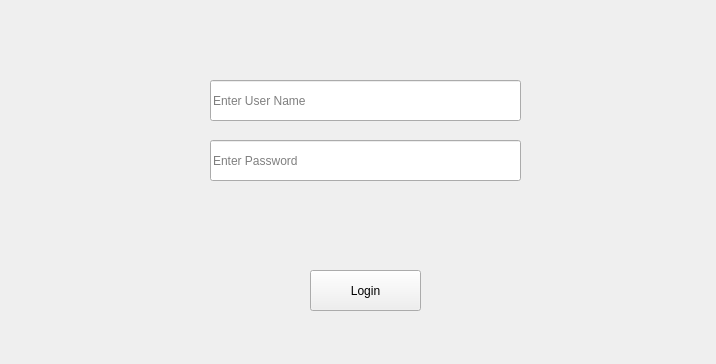
<?xml version="1.0" encoding="UTF-8"?>
<ui version="4.0">
 <class>Form</class>
 <widget class="QWidget" name="Form">
  <property name="geometry">
   <rect>
    <x>0</x>
    <y>0</y>
    <width>716</width>
    <height>364</height>
   </rect>
  </property>
  <property name="font">
   <font>
    <family>Segoe UI</family>
   </font>
  </property>
  <property name="windowTitle">
   <string>Form</string>
  </property>
  <widget class="QPushButton" name="pushButton">
   <property name="geometry">
    <rect>
     <x>310</x>
     <y>270</y>
     <width>111</width>
     <height>41</height>
    </rect>
   </property>
   <property name="text">
    <string>Login</string>
   </property>
  </widget>
  <widget class="QLineEdit" name="lineEdit">
   <property name="geometry">
    <rect>
     <x>210</x>
     <y>80</y>
     <width>311</width>
     <height>41</height>
    </rect>
   </property>
   <property name="text">
    <string/>
   </property>
   <property name="echoMode">
    <enum>QLineEdit::Normal</enum>
   </property>
   <property name="placeholderText">
    <string>Enter User Name</string>
   </property>
  </widget>
  <widget class="QLineEdit" name="lineEdit_2">
   <property name="geometry">
    <rect>
     <x>210</x>
     <y>140</y>
     <width>311</width>
     <height>41</height>
    </rect>
   </property>
   <property name="text">
    <string/>
   </property>
   <property name="echoMode">
    <enum>QLineEdit::Password</enum>
   </property>
   <property name="placeholderText">
    <string>Enter Password</string>
   </property>
  </widget>
  <widget class="QLabel" name="label">
   <property name="enabled">
    <bool>true</bool>
   </property>
   <property name="geometry">
    <rect>
     <x>240</x>
     <y>210</y>
     <width>251</width>
     <height>31</height>
    </rect>
   </property>
   <property name="text">
    <string/>
   </property>
  </widget>
 </widget>
 <resources/>
 <connections/>
</ui>
